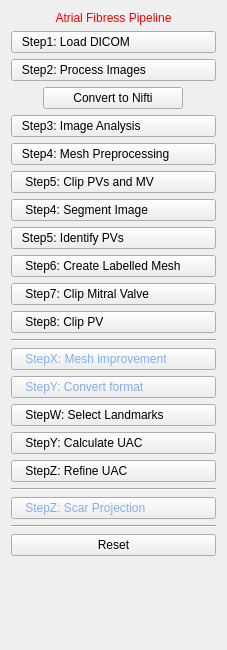
<?xml version="1.0" encoding="UTF-8"?>
<ui version="4.0">
 <class>AtrialFibresViewControls</class>
 <widget class="QWidget" name="AtrialFibresViewControls">
  <property name="geometry">
   <rect>
    <x>0</x>
    <y>0</y>
    <width>227</width>
    <height>650</height>
   </rect>
  </property>
  <property name="font">
   <font>
    <weight>50</weight>
    <bold>false</bold>
   </font>
  </property>
  <property name="windowTitle">
   <string>QmitkTemplate</string>
  </property>
  <layout class="QVBoxLayout" name="verticalLayout">
   <item>
    <widget class="QLabel" name="titleLabel">
     <property name="styleSheet">
      <string notr="true">QLabel { color: rgb(255, 0, 0) }</string>
     </property>
     <property name="text">
      <string>Atrial Fibress Pipeline</string>
     </property>
     <property name="alignment">
      <set>Qt::AlignCenter</set>
     </property>
    </widget>
   </item>
   <item>
    <widget class="QPushButton" name="button_1">
     <property name="enabled">
      <bool>true</bool>
     </property>
     <property name="toolTip">
      <string>Do image processing</string>
     </property>
     <property name="styleSheet">
      <string notr="true">text-align: left;</string>
     </property>
     <property name="text">
      <string>   Step1: Load DICOM</string>
     </property>
    </widget>
   </item>
   <item>
    <widget class="QPushButton" name="button_2">
     <property name="enabled">
      <bool>true</bool>
     </property>
     <property name="toolTip">
      <string>Do image processing</string>
     </property>
     <property name="styleSheet">
      <string notr="true">text-align: left;</string>
     </property>
     <property name="text">
      <string>   Step2: Process Images</string>
     </property>
    </widget>
   </item>
   <item alignment="Qt::AlignHCenter">
    <widget class="QPushButton" name="button_2_1">
     <property name="enabled">
      <bool>true</bool>
     </property>
     <property name="minimumSize">
      <size>
       <width>140</width>
       <height>0</height>
      </size>
     </property>
     <property name="maximumSize">
      <size>
       <width>140</width>
       <height>16777215</height>
      </size>
     </property>
     <property name="text">
      <string>Convert to Nifti</string>
     </property>
    </widget>
   </item>
   <item>
    <widget class="QPushButton" name="button_3_imanalysis">
     <property name="toolTip">
      <string>Do image processing</string>
     </property>
     <property name="styleSheet">
      <string notr="true">text-align: left;</string>
     </property>
     <property name="text">
      <string>   Step3: Image Analysis</string>
     </property>
    </widget>
   </item>
   <item>
    <widget class="QPushButton" name="button_auto4_meshpreproc">
     <property name="styleSheet">
      <string notr="true">text-align: left;</string>
     </property>
     <property name="text">
      <string>   Step4: Mesh Preprocessing</string>
     </property>
    </widget>
   </item>
   <item>
    <widget class="QPushButton" name="button_auto5_clipPV">
     <property name="styleSheet">
      <string notr="true">text-align: left;</string>
     </property>
     <property name="text">
      <string>    Step5: Clip PVs and MV</string>
     </property>
    </widget>
   </item>
   <item>
    <widget class="QPushButton" name="button_man4_segmentation">
     <property name="styleSheet">
      <string notr="true">text-align: left;</string>
     </property>
     <property name="text">
      <string>    Step4: Segment Image</string>
     </property>
    </widget>
   </item>
   <item>
    <widget class="QPushButton" name="button_man5_idPV">
     <property name="toolTip">
      <string>Do image processing</string>
     </property>
     <property name="styleSheet">
      <string notr="true">text-align: left;</string>
     </property>
     <property name="text">
      <string>   Step5: Identify PVs</string>
     </property>
    </widget>
   </item>
   <item>
    <widget class="QPushButton" name="button_man6_labelmesh">
     <property name="styleSheet">
      <string notr="true">text-align: left;</string>
     </property>
     <property name="text">
      <string>    Step6: Create Labelled Mesh</string>
     </property>
    </widget>
   </item>
   <item>
    <widget class="QPushButton" name="button_man7_clipMV">
     <property name="styleSheet">
      <string notr="true">text-align: left;</string>
     </property>
     <property name="text">
      <string>    Step7: Clip Mitral Valve</string>
     </property>
    </widget>
   </item>
   <item>
    <widget class="QPushButton" name="button_man8_clipPV">
     <property name="styleSheet">
      <string notr="true">text-align: left;</string>
     </property>
     <property name="text">
      <string>    Step8: Clip PV</string>
     </property>
    </widget>
   </item>
   <item>
    <widget class="Line" name="line">
     <property name="orientation">
      <enum>Qt::Horizontal</enum>
     </property>
    </widget>
   </item>
   <item>
    <widget class="QPushButton" name="button_x_meshtools">
     <property name="font">
      <font>
       <weight>50</weight>
       <bold>false</bold>
       <strikeout>false</strikeout>
      </font>
     </property>
     <property name="styleSheet">
      <string notr="true">text-align: left; color: rgb(132, 174, 235);</string>
     </property>
     <property name="text">
      <string>    StepX: Mesh improvement</string>
     </property>
    </widget>
   </item>
   <item>
    <widget class="QPushButton" name="button_y_vtk2carp">
     <property name="styleSheet">
      <string notr="true">text-align: left; color: rgb(132, 174, 235);</string>
     </property>
     <property name="text">
      <string>    StepY: Convert format</string>
     </property>
    </widget>
   </item>
   <item>
    <widget class="QPushButton" name="button_0_landmarks">
     <property name="styleSheet">
      <string notr="true">text-align: left;</string>
     </property>
     <property name="text">
      <string>    StepW: Select Landmarks</string>
     </property>
    </widget>
   </item>
   <item>
    <widget class="QPushButton" name="button_0_calculateUac">
     <property name="styleSheet">
      <string notr="true">text-align: left;</string>
     </property>
     <property name="text">
      <string>    StepY: Calculate UAC</string>
     </property>
    </widget>
   </item>
   <item>
    <widget class="QPushButton" name="button_0_refineUac">
     <property name="styleSheet">
      <string notr="true">text-align: left;</string>
     </property>
     <property name="text">
      <string>    StepZ: Refine UAC</string>
     </property>
    </widget>
   </item>
   <item>
    <widget class="Line" name="line_3">
     <property name="orientation">
      <enum>Qt::Horizontal</enum>
     </property>
    </widget>
   </item>
   <item>
    <widget class="QPushButton" name="button_z_scar">
     <property name="styleSheet">
      <string notr="true">text-align: left; color: rgb(132, 174, 235);</string>
     </property>
     <property name="text">
      <string>    StepZ: Scar Projection</string>
     </property>
    </widget>
   </item>
   <item>
    <widget class="Line" name="line_2">
     <property name="orientation">
      <enum>Qt::Horizontal</enum>
     </property>
    </widget>
   </item>
   <item>
    <widget class="QPushButton" name="button_r">
     <property name="text">
      <string>Reset</string>
     </property>
    </widget>
   </item>
   <item>
    <spacer name="spacer">
     <property name="orientation">
      <enum>Qt::Vertical</enum>
     </property>
     <property name="sizeType">
      <enum>QSizePolicy::Expanding</enum>
     </property>
     <property name="sizeHint" stdset="0">
      <size>
       <width>20</width>
       <height>220</height>
      </size>
     </property>
    </spacer>
   </item>
  </layout>
 </widget>
 <layoutdefault spacing="6" margin="11"/>
 <resources/>
 <connections/>
</ui>
